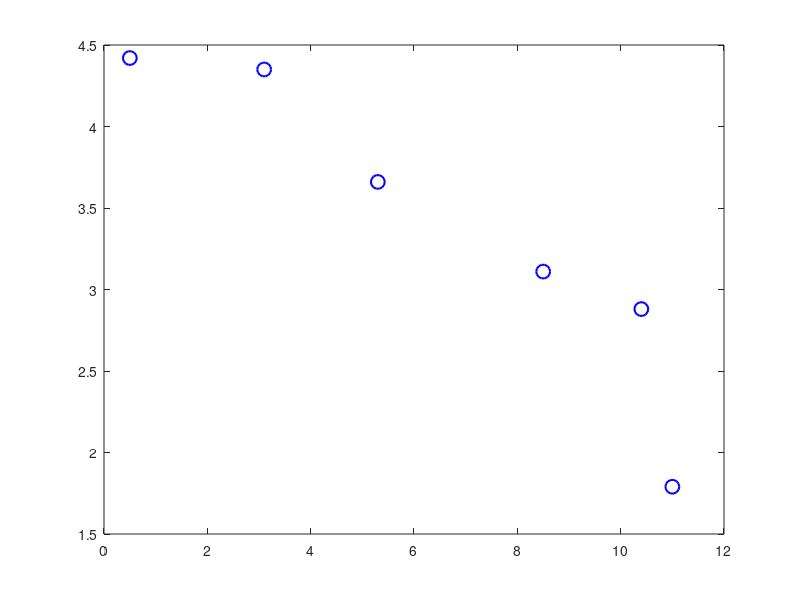

The MATLAB script that drew this image: (Note: this script raises an error after producing the figure.)
%% Аналіз залежності вмісту вуглецю від розміру фракцій (Експеримент №1)
% Цей скрипт виконує аналіз експериментальних даних для визначення залежності
% вмісту вуглецю від розміру фракцій в агломераційній шихті.
%
% Виконуються наступні типи апроксимації:
% 1. Поліноміальні (лінійна, квадратична, кубічна, 4-го ступеню)
% 2. Експоненціальна (y = a*exp(b*x))
% 3. Логарифмічна (y = a*log(x) + b)
% 4. Степенева (y = a*x^b)
%
% Для кожного типу апроксимації розраховується коефіцієнт детермінації R²,
% який показує, наскільки добре модель описує експериментальні дані.
% R² змінюється від 0 до 1, де 1 означає ідеальну відповідність.

%% Вхідні дані
% Розміри фракцій (мм) - середнє значення для кожного діапазону
% Для діапазону >10 мм беремо значення 11 мм як середнє значення
% Розміри фракцій (середнє значення для кожного діапазону)
x = [11; 10.4; 8.5; 5.3; 3.1; 0.5];  % приблизні середні значення діапазонів

% Значення вмісту вуглецю для експерименту №1
C = [1.79; 2.88; 3.11; 3.66; 4.35; 4.42];

%% Налаштування графічного вікна
% Створюємо нове вікно розміром 800x600 пікселів
figure('Position', [100 100 800 600]);

% Будуємо експериментальні точки
% 'bo' - сині кружечки
% MarkerSize - розмір маркерів
% LineWidth - товщина ліній
% DisplayName - ім'я для легенди
plot(x, C, 'bo', 'MarkerSize', 10, 'LineWidth', 1.5, 'DisplayName', 'Експериментальні дані')
hold on

%% Створення точок для побудови кривих апроксимації
% Створюємо 100 точок між мінімальним і максимальним значенням x
x_fit = linspace(min(x), max(x), 100);

%% Поліноміальні апроксимації
% polyfit повертає коефіцієнти полінома в порядку спадання степенів
% Лінійна: a*x + b
% Квадратична: a*x^2 + b*x + c
% Кубічна: a*x^3 + b*x^2 + c*x + d
% 4-го ступеню: a*x^4 + b*x^3 + c*x^2 + d*x + e
p1 = polyfit(x, C, 1);  % лінійна
p2 = polyfit(x, C, 2);  % квадратична
p3 = polyfit(x, C, 3);  % кубічна
p4 = polyfit(x, C, 4);  % 4-го ступеню

%% Додаткові типи апроксимації
% Налаштування початкових значень для уникнення попереджень
% і покращення збіжності алгоритму

% Експоненціальна апроксимація (a*exp(b*x))
fo_exp = fitoptions('exp1');
fo_exp.StartPoint = [3.0 -0.1];  % Початкові значення для a*exp(b*x)

% Логарифмічна апроксимація (a*log(x)+b)
fo_log = fitoptions('Method', 'NonlinearLeastSquares');
fo_log.StartPoint = [-0.5 4];  % Початкові значення для a*log(x)+b

% Степенева апроксимація (a*x^b)
fo_pow = fitoptions('power1');
fo_pow.StartPoint = [3.0 -0.1];  % Початкові значення для a*x^b

% Створення об'єктів апроксимації
f_exp = fit(x, C, 'exp1', fo_exp);
f_log = fit(x, C, 'a*log(x)+b', fo_log);
f_pow = fit(x, C, 'power1', fo_pow);

% Будуємо криві апроксимації
plot(x_fit, polyval(p1, x_fit), 'k--', 'LineWidth', 1.5, 'DisplayName', 'Лінійна')
plot(x_fit, polyval(p2, x_fit), 'm-.', 'LineWidth', 1.5, 'DisplayName', 'Квадратична')
plot(x_fit, polyval(p3, x_fit), 'c-', 'LineWidth', 1.5, 'DisplayName', 'Кубічна')
plot(x_fit, polyval(p4, x_fit), 'y-', 'LineWidth', 1.5, 'DisplayName', '4-го ступеню')
plot(x_fit, f_exp(x_fit), '--', 'Color', [0.5 0 0.5], 'LineWidth', 1.5, 'DisplayName', 'Експоненціальна')
plot(x_fit, f_log(x_fit), '-.', 'Color', [0 0.5 0], 'LineWidth', 1.5, 'DisplayName', 'Логарифмічна')
plot(x_fit, f_pow(x_fit), ':', 'Color', [0.8 0.4 0], 'LineWidth', 1.5, 'DisplayName', 'Степенева')

% Налаштування графіка
title('Залежність вмісту вуглецю від розміру фракції (Експеримент №1)', 'FontSize', 14)
xlabel('Розмір фракції, мм', 'FontSize', 12)
ylabel('Вміст вуглецю, %', 'FontSize', 12)
grid on
legend('Location', 'best', 'FontSize', 10)
grid minor

%% Виведення рівнянь апроксимації
fprintf('\nРівняння залежності вмісту вуглецю (Експеримент №1):\n')
fprintf('1. Поліноміальні апроксимації:\n')
fprintf('Лінійне: C = %.4fx + %.4f\n', p1(1), p1(2))
fprintf('Квадратичне: C = %.4fx^2 + %.4fx + %.4f\n', p2(1), p2(2), p2(3))
fprintf('Кубічне: C = %.4fx^3 + %.4fx^2 + %.4fx + %.4f\n', p3(1), p3(2), p3(3), p3(4))
fprintf('4-го ступеню: C = %.4fx^4 + %.4fx^3 + %.4fx^2 + %.4fx + %.4f\n', p4(1), p4(2), p4(3), p4(4), p4(5))

fprintf('\n2. Додаткові типи апроксимації:\n')
fprintf('Експоненціальна: C = %.4f * exp(%.4fx)\n', f_exp.a, f_exp.b)
fprintf('Логарифмічна: C = %.4f * log(x) + %.4f\n', f_log.a, f_log.b)
fprintf('Степенева: C = %.4f * x^(%.4f)\n', f_pow.a, f_pow.b)

%% Розрахунок коефіцієнтів детермінації (R²)
% R² = 1 - SS_res/SS_tot
% де SS_res - сума квадратів залишків
% SS_tot - загальна сума квадратів
y_mean = mean(C); % Середнє значення експериментальних даних
SS_tot = sum((C - y_mean).^2); % Загальна сума квадратів

% Розрахунок передбачених значень для кожної моделі
y_pred_1 = polyval(p1, x);  % Лінійна
y_pred_2 = polyval(p2, x);  % Квадратична
y_pred_3 = polyval(p3, x);  % Кубічна
y_pred_4 = polyval(p4, x);  % 4-го ступеню
y_pred_exp = f_exp(x);      % Експоненціальна
y_pred_log = f_log(x);      % Логарифмічна
y_pred_pow = f_pow(x);      % Степенева

% Розрахунок R² для кожної моделі
R2_1 = 1 - sum((C - y_pred_1).^2)/SS_tot;
R2_2 = 1 - sum((C - y_pred_2).^2)/SS_tot;
R2_3 = 1 - sum((C - y_pred_3).^2)/SS_tot;
R2_4 = 1 - sum((C - y_pred_4).^2)/SS_tot;
R2_exp = 1 - sum((C - y_pred_exp).^2)/SS_tot;
R2_log = 1 - sum((C - y_pred_log).^2)/SS_tot;
R2_pow = 1 - sum((C - y_pred_pow).^2)/SS_tot;

%% Виведення результатів
fprintf('\nКоефіцієнти детермінації (R^2):\n')
fprintf('1. Для поліноміальних апроксимацій:\n')
fprintf('Лінійна: %.4f\n', R2_1)
fprintf('Квадратична: %.4f\n', R2_2)
fprintf('Кубічна: %.4f\n', R2_3)
fprintf('4-го ступеню: %.4f\n', R2_4)

fprintf('\n2. Для додаткових типів апроксимації:\n')
fprintf('Експоненціальна: %.4f\n', R2_exp)
fprintf('Логарифмічна: %.4f\n', R2_log)
fprintf('Степенева: %.4f\n', R2_pow)

% Зберігаємо графік
savefig('carbon_analysis_exp1.fig')
print('carbon_analysis_exp1', '-dpng', '-r300')
